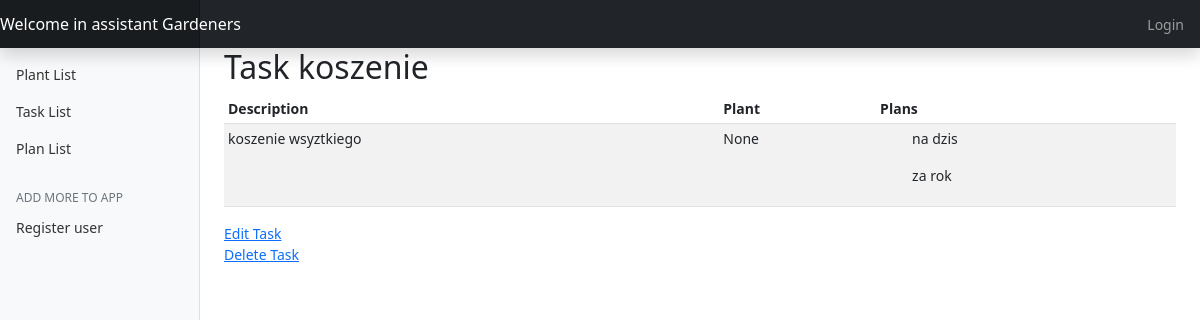
The app's page /task_view/1/, older data.
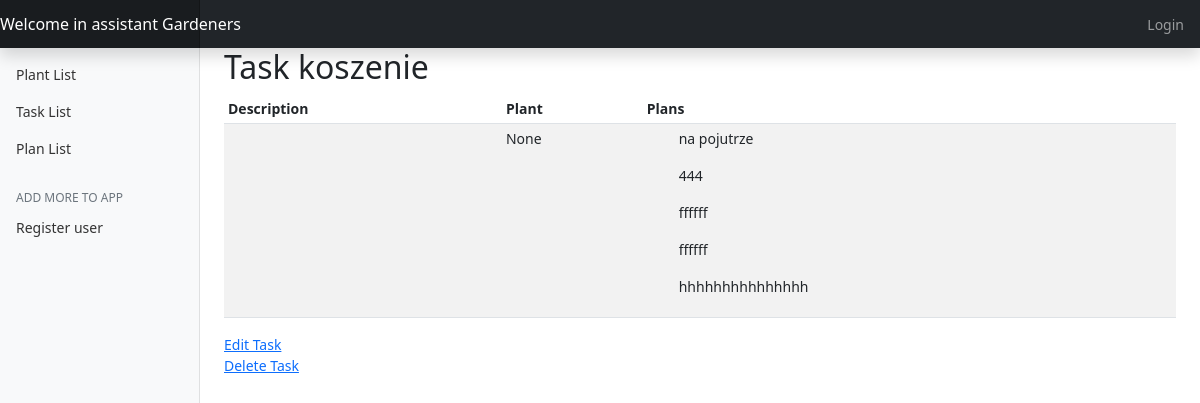
The same page, newer data.
### garden_app/models.py (models this page shows, shortened)
class Task(models.Model):
    name = models.CharField(max_length=60)
    description = models.TextField(blank=True, null=True)
    plant = models.ForeignKey(Plant, default=None, null=True, blank=True, on_delete=models.CASCADE)
    plan = models.ManyToManyField(PlanOfWork, blank=True)

class PlanOfWork(models.Model):
    name = models.CharField(max_length=60)
    description = models.TextField(blank=True, null=True)
    created = models.DateField(auto_now=True)
    date = models.DateField(default=date.today)

### garden_app/views.py (the view)
# urls.py: path("task_view/<int:task_id>/", views.TaskView.as_view(), name="task_view"),
class TaskView(View):
    def get(self, request, task_id):
        task = Task.objects.get(id=task_id)
        return render(request, "task_info.html", {"task": task})

### templates/task_info.html (shortened to what this page needs)
{% extends "base.html" %}
{% load static %}
{% block table %}
    <main role="main" class="col-md-9 ml-sm-auto col-lg-10 px-4">
    <h2>Task {{ task.name }}</h2>
      <div class="table-responsive">
        <table class="table table-striped table-sm">
          <thead>
            <tr>
              <th>Description</th>
              <th>Plant</th>
              <th>Plans</th>
            </tr>
          </thead>
          <tbody>
            <tr>
              <td>{{ task.description }}</td>
              <td>{{ task.plant }}</td>
              <td>{% for plan in task.plan.all %}
                  <ol>{{ plan.name }}</ol>
                  {% endfor %}
              </td>
            </tr>
          </tbody>
        </table>
      </div>
        <div class="button col-md-3 inline-group float-left flex-column">
            <button class="navbar-toggler active" type="button">
      <span class="badge-light">
          <a href="/task_view/update/{{ task.id }}">Edit Task</a></span>
            </button>
        </div>
        <div class="button col-md-3 inline-group float-left flex-column">
            <button class="navbar-toggler active" type="button">
          <span class="badge-light">
              <a href="/task_view/delete/{{ task.id }}">Delete Task</a></span>
            </button>
        </div>
    </main>
{% endblock %}

Row changes from the older to the newer data that the page shows:
no longer on this page (row unchanged): PlanOfWork: name "na dzis"
removed PlanOfWork: name "za rok"
changed Task "koszenie": description "koszenie wsyztkiego" → (not shown)
added PlanOfWork: name "na pojutrze"
now on this page (row unchanged): PlanOfWork: name "444"
now on this page (row unchanged): PlanOfWork: name "ffffff"
now on this page (row unchanged): PlanOfWork: name "ffffff"
now on this page (row edited): PlanOfWork: name "hhhhhhhhhhhhhhh"
